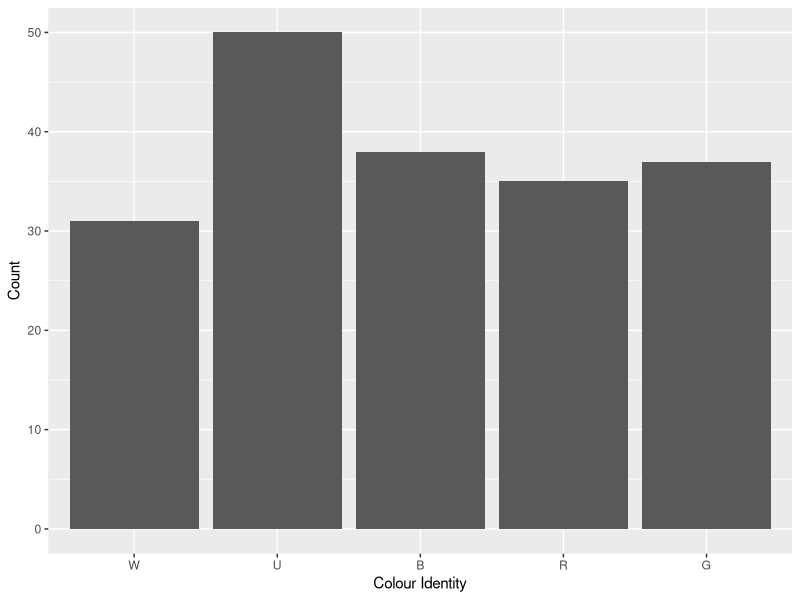
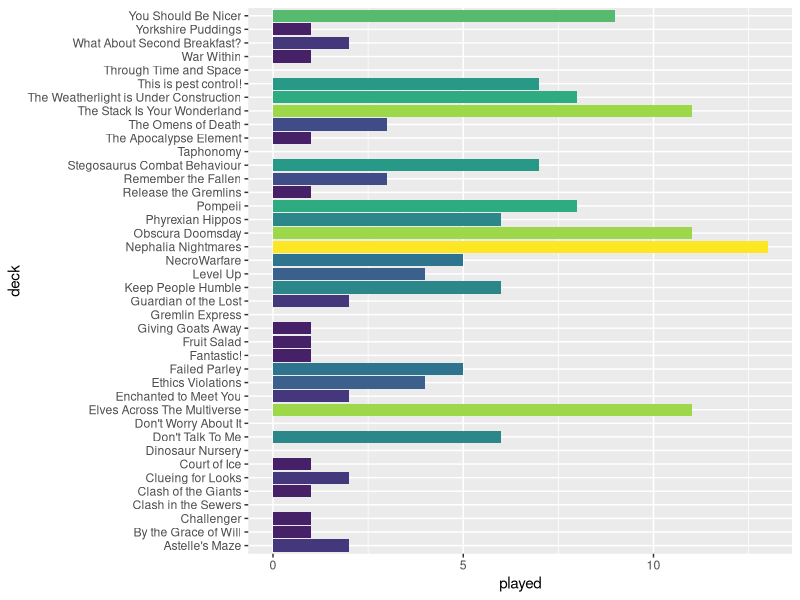
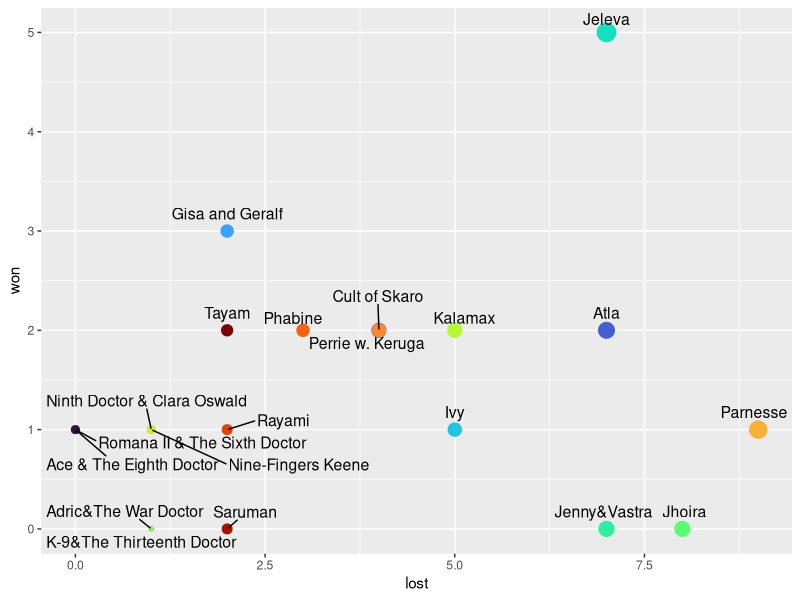
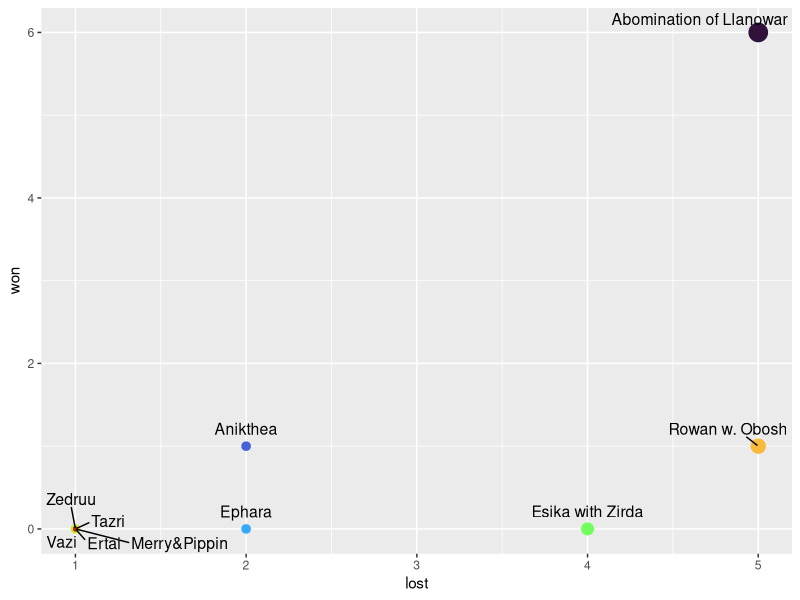
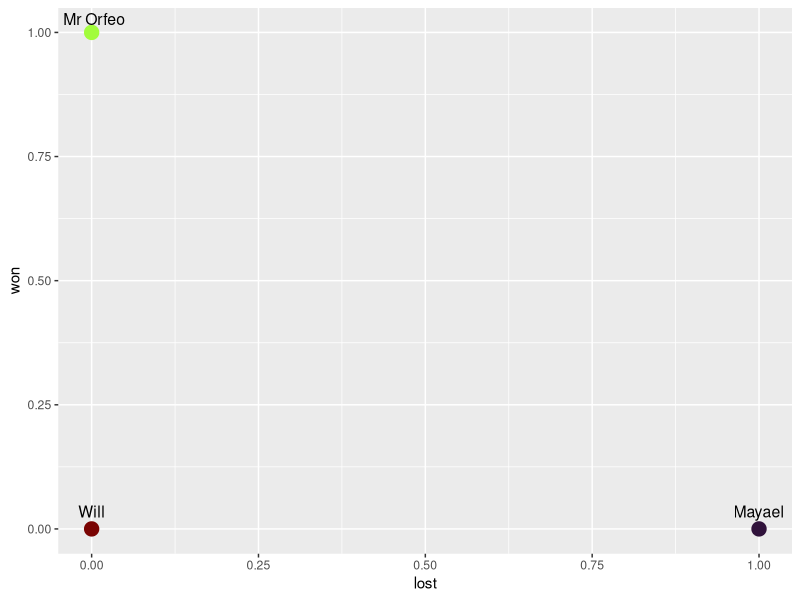
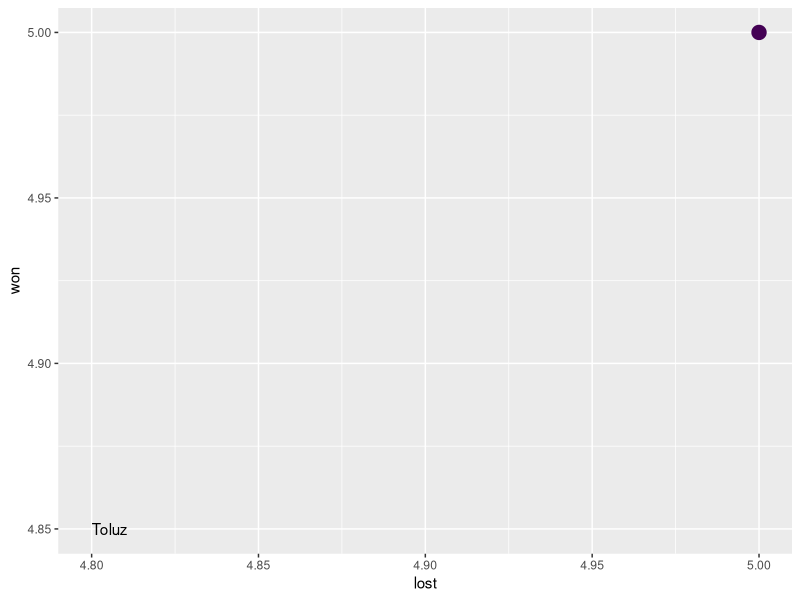
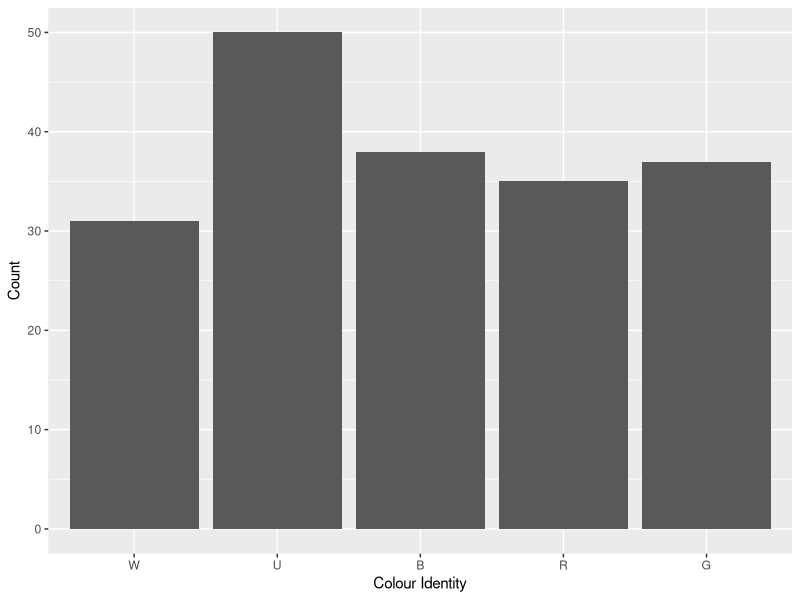
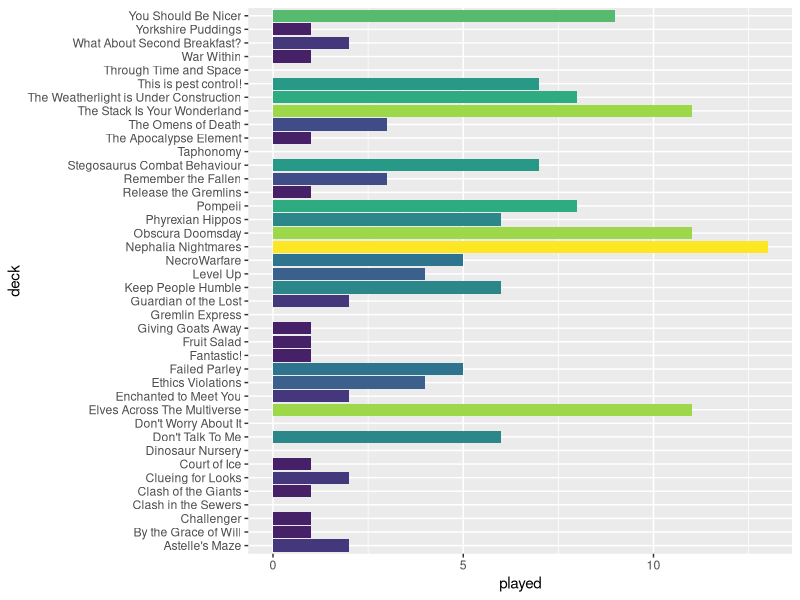

Write R code to recreate these figures, in order.
library(forcats)
library(tidyverse)
library(viridis)
library(ggrepel)

# If you don't wan to edit your decks from within R, you can import any table with the same column names. 
decks<-read.csv("Decks.csv",quote="",stringsAsFactors=F,header=T)

# colour distibution
W<-decks%>%filter(W==TRUE)%>%count()%>%pull(n)
U<-decks%>%filter(U==TRUE)%>%count()%>%pull(n)
B<-decks%>%filter(B==TRUE)%>%count()%>%pull(n)
R<-decks%>%filter(R==TRUE)%>%count()%>%pull(n)
G<-decks%>%filter(G==TRUE)%>%count()%>%pull(n)
colour<-c(W,U,B,R,G)
identity<-c("W","U","B","R","G")
colours<-cbind(colour,identity)
colours<-as.data.frame(colours)
colours<-colours%>%mutate(colour=as.numeric(colour))
col<-colours%>%ggplot(aes(x=fct_inorder(identity),colour))+
          geom_bar(stat="identity")+
          xlab("Colour Identity")+
          ylab("Count")
col 
ggsave("col.png")

#deck stats 
games<-decks%>%filter(priority!="Unfinished"&!is.na(priority))%>%ggplot(aes(played,deck,fill=played))+
        geom_bar(stat="identity")+
        scale_fill_viridis_c()+
        theme(legend.position="none")
games
ggsave(filename ="played.png",width=3000,height =2255, dpi=300,units="px",device='png')
# powerlevel
decks%>%group_by(power)%>%count()
# playable decks
decks%>%filter(priority!="Unfinished")%>%count()


# win stats 

played <- decks %>% filter(played>0) %>% mutate(win=(won+0.5*draw)/played) %>% arrange(-win)
LGSplay <- played %>% filter(priority=="LGS") %>%  ggplot(aes(x=lost,y=won,label=commander)) +
  geom_point(aes(size=played,colour=commander,fill=commander))+
  geom_text_repel(aes(label = commander),size=4,vjust = -1,max.overlaps = 21)+
  scale_colour_viridis_d(option="turbo")+
  theme(legend.position = "none")
LGSplay 
ggsave("LGSplay.png")

proxied <- played %>% filter(priority=="proxied") %>% 
  ggplot(aes(x=lost,y=won,label=commander)) +
  geom_point(aes(size=played,colour=commander,fill=commander))+
  geom_text_repel(aes(label = commander),size=4,vjust = -1,max.overlaps = 21)+
  scale_colour_viridis_d(option="turbo")+
  theme(legend.position = "none")
proxied
ggsave("proxied.png")

notEDH <- played %>% filter(priority=="Other") %>% 
  ggplot(aes(x=lost,y=won,label=commander)) +
  geom_point(aes(size=played,colour=commander,fill=commander))+
  geom_text_repel(aes(label = commander),size=4,vjust = -1,max.overlaps = 21)+
  scale_colour_viridis_d(option="turbo")+
  theme(legend.position = "none")
notEDH
ggsave("notEDH.png")

# cEDH stats 
cEDH <- decks %>% filter(priority=='cEDH') %>% mutate(win=(won+0.5*draw)/played) %>% arrange(-win)
cEDH_results <- ggplot(cEDH, aes(x=lost,y=won,label=commander)) +
                  geom_point(aes(size=played,colour=commander))+
                  geom_text(check_overlap = TRUE,hjust = 0, nudge_x = -0.2,nudge_y = -0.15)+
                  scale_colour_viridis_d()+
                  theme(legend.position = "none")
cEDH_results
ggsave('cEDH_results.png')


buildme<-decks%>%filter(priority=="Unfinished")
buildme%>%pull(commander)
# wishlist (This is currently a little behind)

artists<-decks%>%separate_rows(artist,sep='&')%>%group_by(artist)%>%summarise(n=n())%>%arrange(desc(n))
artists

# search for a specific artist decks%>%dplyr::filter(str_detect(artist,"Johannes Voss"))%>%arrange(commander)%>%pull(commander) 

# filter by colour
# decks%>%dplyr::filter(U==T&W==T)%>%pull(commander)

# planes
planes <- decks %>% separate_rows(plane,sep='&') %>% drop_na() %>% group_by(plane) %>% summarise(n=n()) %>% arrange(-n)
planes
